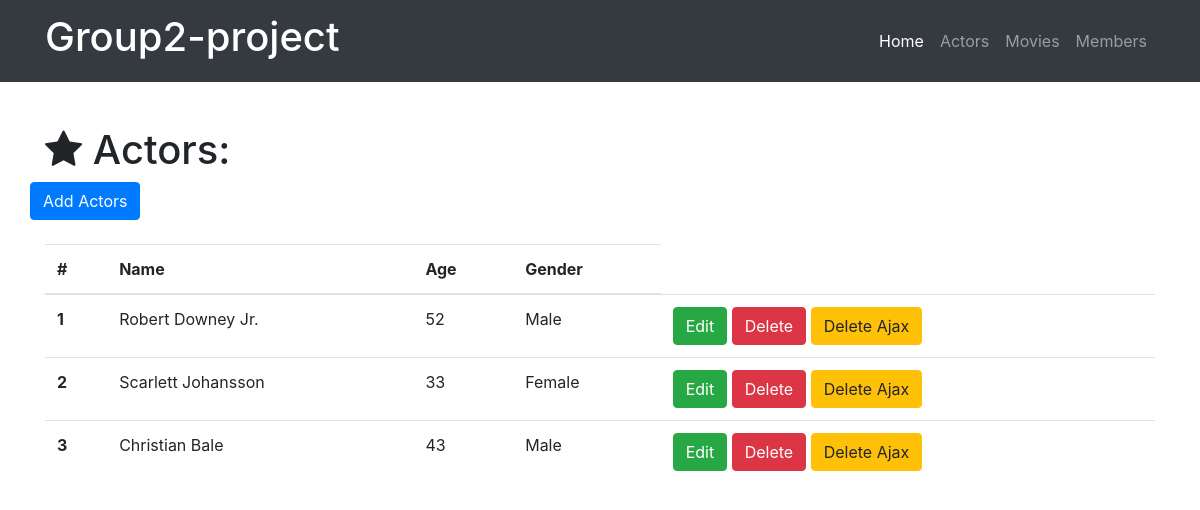
Before: /actors with the older database file.
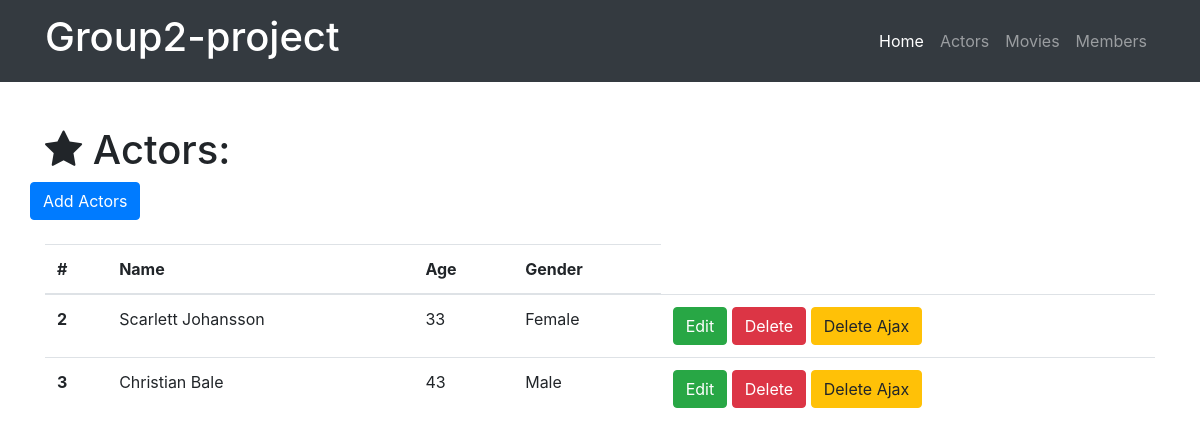
After: the same page with the newer database file.
### movie.py (models this page shows)
class Actor(db.Model):
    __tablename__ = 'actors'
    id = db.Column(db.Integer, primary_key=True)
    name = db.Column(db.String(64))
    age = db.Column(db.Text)
    gender = db.Column(db.Text)
    movies = db.relationship('Movie', backref='actor', cascade="delete")

### movie.py (the view)
@app.route('/actors')
def show_all_actors():
    actors = Actor.query.all()
    return render_template('actor-all.html', actors=actors)

### templates/actor-all.html (shortened to what this page needs)
<!DOCTYPE html>
{% extends "home.html"%}
{% block page_content%}
  <div class="container">
    <br><h1 class="mt-5"><i class="fa fa-star" aria-hidden="true"></i> Actors:</h1>
    <div class="row bottom-margin">
      <a href="/actor/add" class="btn btn-primary" role="button" aria-disabled="true">Add Actors</a>
    </div>
    {% if actors %}
      <table class="table">
        <br><thead>
          <tr>
            <th>#</th>
            <th>Name</th>
            <th>Age</th>
            <th>Gender</th>
          </tr>
        </thead>
        <tbody>
          {% for actor in actors %}
          <tr>
              <th scope="row">{{actor.id}}</th>
              <td>{{actor.name}}</td>
              <td>{{actor.age}}</td>
              <td>{{actor.gender}}</td>
              <td>
                <a href="/actor/edit/{{actor.id}}" class="btn btn-success" role="button">Edit</a>
                <a href="/actor/delete/{{actor.id}}" class="btn btn-danger" role="button">Delete</a>
                <button class="btn btn-warning delete_ajax_btn" role="button" data-actor-id="{{actor.id}}">Delete Ajax</button>
              </td>
          </tr>
          {% endfor%}
        </tbody>
      </table>
    {% else %}
      <h3>No actors yet.</h3>
    {% endif %}
  </div>
{% endblock%}

Changed rows visible on the page:
removed Actor: id "1", name "Robert Downey Jr.", age "52", gender "Male"
